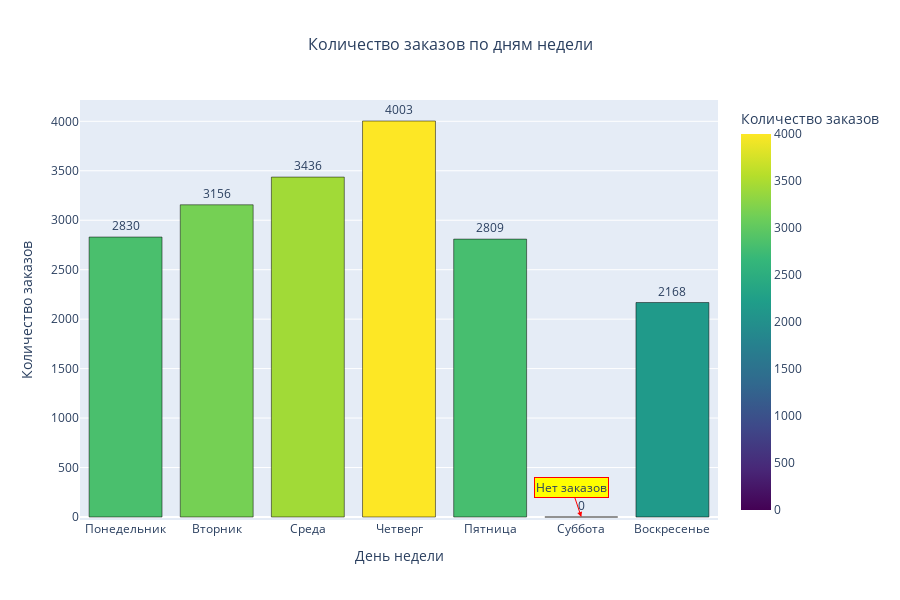

The cell this chart's notebook holds for it:
### Markdown cell above
### Задание 4.6
Постройте визуализацию количества заказов для каждого дня недели. Укажите день недели, в который, согласно данным, не совершено ни одного заказа:
* Понедельник
* Вторник
* Среда
* Четверг
* Пятница
* Суббота 
* Воскресенье

### Code cell
# Подсчитываем количество уникальных заказов для каждого дня недели
orders_by_day = data.groupby('DayOfWeekName')['InvoiceNo'].nunique().sort_index()

# Создаём правильный порядок дней недели
day_order = ['Понедельник', 'Вторник', 'Среда', 'Четверг', 'Пятница', 'Суббота', 'Воскресенье']

# Переупорядочиваем данные в правильном порядке
orders_by_day_ordered = pd.Series(index=day_order, dtype='int64')
for day in day_order:
    if day in orders_by_day.index:
        orders_by_day_ordered[day] = orders_by_day[day]
    else:
        orders_by_day_ordered[day] = 0

# Подготавливаем данные для визуализации
df_daily = pd.DataFrame({
    'DayOfWeek': orders_by_day_ordered.index,
    'Orders': orders_by_day_ordered.values
})

# Определяем день недели без заказов
days_without_orders = orders_by_day_ordered[orders_by_day_ordered == 0].index.tolist()

print("Количество заказов по дням недели:")
print("="*60)
for day in day_order:
    count = orders_by_day_ordered[day]
    marker = " ← НЕТ ЗАКАЗОВ" if count == 0 else ""
    print(f"{day:15} {count:>10} заказов{marker}")
print("="*60)

if days_without_orders:
    print(f"\nДень недели без заказов: {', '.join(days_without_orders)}")
else:
    print("\nЗаказы совершались во все дни недели")

# Строим визуализацию
fig = px.bar(
    df_daily,
    x='DayOfWeek',
    y='Orders',
    title='Количество заказов по дням недели',
    labels={'Orders': 'Количество заказов', 'DayOfWeek': 'День недели'},
    text='Orders',
    color='Orders',
    color_continuous_scale='Viridis'
)

# Настраиваем внешний вид
fig.update_traces(
    texttemplate='%{text}',
    textposition='outside',
    marker_line_color='black',
    marker_line_width=0.5
)

# Выделяем дни без заказов красным цветом
if days_without_orders:
    for day in days_without_orders:
        fig.add_annotation(
            x=day,
            y=0,
            text='Нет заказов',
            showarrow=True,
            arrowhead=2,
            arrowcolor='red',
            bgcolor='yellow',
            bordercolor='red'
        )

fig.update_layout(
    title_font_size=16,
    title_x=0.5,
    xaxis_title='День недели',
    yaxis_title='Количество заказов',
    height=600,
    xaxis={'categoryorder': 'array', 'categoryarray': day_order}
)

fig.show()

# Дополнительная статистика
print(f"\nДополнительная статистика:")
print(f"Всего уникальных заказов: {data['InvoiceNo'].nunique()}")
print(f"Среднее количество заказов в день: {orders_by_day_ordered.mean():.2f}")
print(f"Максимальное количество заказов: {orders_by_day_ordered.max()} ({orders_by_day_ordered.idxmax()})")
print(f"Минимальное количество заказов: {orders_by_day_ordered.min()} ({orders_by_day_ordered.idxmin()})")

### Figure 1 — Plotly figure (JSON) as saved in the notebook; plotly's stock layout.template omitted (floating-point values rounded to 4 significant figures)
{"data": [{"alignmentgroup": "True", "hovertemplate": "День недели=%{x}<br>Количество заказов=%{marker.color}<extra></extra>", "legendgroup": "", "marker": {"color": [2830, 3156, 3436, 4003, 2809, 0, 2168], "coloraxis": "coloraxis", "line": {"color": "black", "width": 0.5}, "pattern": {"shape": ""}}, "name": "", "offsetgroup": "", "orientation": "v", "showlegend": false, "text": [2830, 3156, 3436, 4003, 2809, 0, 2168], "textposition": "outside", "texttemplate": "%{text}", "type": "bar", "x": ["Понедельник", "Вторник", "Среда", "Четверг", "Пятница", "Суббота", "Воскресенье"], "xaxis": "x", "y": [2830, 3156, 3436, 4003, 2809, 0, 2168], "yaxis": "y"}], "layout": {"annotations": [{"arrowcolor": "red", "arrowhead": 2, "bgcolor": "yellow", "bordercolor": "red", "showarrow": true, "text": "Нет заказов", "x": "Суббота", "y": 0}], "barmode": "relative", "coloraxis": {"colorbar": {"title": {"text": "Количество заказов"}}, "colorscale": [[0, "#440154"], [0.1111, "#482878"], [0.2222, "#3e4989"], [0.3333, "#31688e"], [0.4444, "#26828e"], [0.5556, "#1f9e89"], [0.6667, "#35b779"], [0.7778, "#6ece58"], [0.8889, "#b5de2b"], [1, "#fde725"]]}, "height": 600, "legend": {"tracegroupgap": 0}, "title": {"font": {"size": 16}, "text": "Количество заказов по дням недели", "x": 0.5}, "xaxis": {"anchor": "y", "categoryarray": ["Понедельник", "Вторник", "Среда", "Четверг", "Пятница", "Суббота", "Воскресенье"], "categoryorder": "array", "domain": [0, 1], "title": {"text": "День недели"}}, "yaxis": {"anchor": "x", "domain": [0, 1], "title": {"text": "Количество заказов"}}}}
